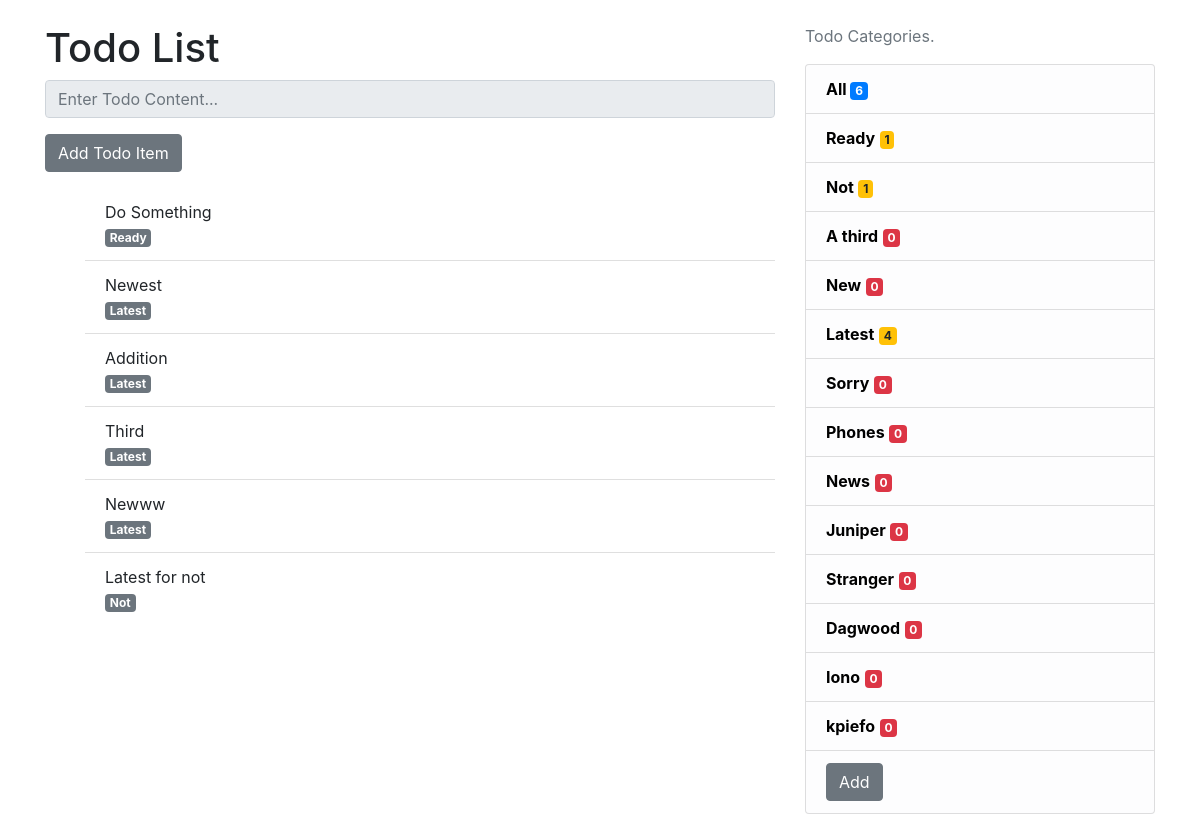
The page / on the database its author committed.
### todoapp/models.py (models this page shows)
class TodoListItem(models.Model):
    content = models.TextField()
    category = models.ForeignKey(TodoCategory, on_delete=models.CASCADE, default=1, related_name='items')
    username = models.CharField(max_length=30, default=1)

class TodoCategory(models.Model):
    name = models.CharField(max_length=30, unique=True)

### todoapp/views.py (the view)
# urls.py: path('', todoappView),
def todoappView(request, category_name=None):
    disabled = "disabled"
    all_todo_items = TodoListItem.objects.all()
    categories = TodoCategory.objects.all()
    category = None
    if category_name:
        category = TodoCategory.objects.filter(name=category_name)[0]
        disabled = ""
    print()
    return render(request, 'todolist.html',
    {'all_items':all_todo_items, "category":category, "disabled":disabled, "categories": categories})

### todoapp/templatetags/extras.py (called while the page is built)
@register.filter(name='color')
def color(num):
    num = len(num)
    if not num:
        return "danger"
    if 1 <= num <= 5:
        return "warning"
    if 5 < num <= 15:
        return "primary"
    else:
        return "success"

### templates/todolist.html (shortened to what this page needs)
<!DOCTYPE html>
<html lang="en">
<head>
    <link rel="stylesheet" href="https://stackpath.bootstrapcdn.com/bootstrap/4.5.0/css/bootstrap.min.css">
    {% load extras %}
</head>
<body>
    <div class="container">
        <div class="row mt-4">
            <div class="col-md-8">
                <h1>Todo List</h1>
                <form action="/addTodoItem/{{ category.name }}/" method = "post">{% csrf_token %}
                    <div class="form-group">
                        <input type="text" name="content" class="form-control" {{ disabled }} placeholder="Enter Todo Content..." required>
                    </div>
                    <div class="form-group">
                        <input type="submit" value="Add Todo Item" class="btn btn-secondary">
                    </div>
                </form>
                <ul class="list-group-flush">
                    {% if category %}
                    {% for i in category.items.all %}
                    <li class="list-group-item">{{i.content}}
                    <form action="/deleteTodoItem/{{i.id}}/{{ category.name }}/" method = "post" class="form-row">{% csrf_token %}
                        <div class="form-group col-auto" id="username-delete" style="display: none;">
                            <input type="text" name="delete-username" placeholder="Enter Username For Todo..." class="form-control" required>
                        </div>
                        <div class="col-auto">
                            <input class="btn btn-danger btn-sm" type="submit" value="Delete">
                        </div>
                    </form>
                    </li>
                    {% endfor %}
                    {% else %}
                    {% for i in all_items %}
                    <li class="list-group-item">{{i.content}}
                    <div>
                    <span class="badge badge-secondary">{{i.category.name}}</span>
                    </div>
                    </li>
                    {% endfor %}
                    {% endif %}
                </ul>
            </div>
            <aside class="col-md-4">
                <p class='text-muted'>Todo Categories.
                    <ul class="list-group">
                        <li class="list-group-item list-group-item-light"><a href="/todoapp/" class="font-weight-bold">All </a> <span class="badge badge-{{ all_items|color }}">{{ all_items|length }}</span></li>
                    {% for categorie in categories %}
                    <li class="list-group-item list-group-item-light {% if category == categorie %}active{% endif %}"><a href="/todoapp/{{categorie.name}}" class="font-weight-bold">{{ categorie.name }}</a> <span class="badge badge-{{categorie.items.all|color}}">{{ categorie.items.count }}</span></li>
                    {% endfor %}
                    <li id="category" class="list-group-item list-group-item-light">
                        <div class="form-row">
                            <div class="col-auto">
                                <input type="submit" value="Add" class="btn btn-secondary" id="add-category">
                            </div>
                        </div>
                    </li>
                    </ul>
                  </p>
            </aside>
        </div>
    </div>
</body>
</html>

### templates/todolist.html (style rules this page uses)
a { text-decoration: none; color: initial; }

### rows shown on the page
TodoListItem: content "Do Something", category.name "Ready"
TodoListItem: content "Newest", category.name "Latest"
TodoListItem: content "Addition", category.name "Latest"
TodoListItem: content "Third", category.name "Latest"
TodoListItem: content "Newww", category.name "Latest"
TodoListItem: content "Latest for not", category.name "Not"
TodoCategory: name "Ready", items.count "1"
TodoCategory: name "Not", items.count "1"
TodoCategory: name "A third", items.count "0"
TodoCategory: name "New", items.count "0"
TodoCategory: name "Latest", items.count "4"
TodoCategory: name "Sorry", items.count "0"
TodoCategory: name "Phones", items.count "0"
TodoCategory: name "News", items.count "0"
TodoCategory: name "Juniper", items.count "0"
TodoCategory: name "Stranger", items.count "0"
TodoCategory: name "Dagwood", items.count "0"
TodoCategory: name "Iono", items.count "0"
TodoCategory: name "kpiefo", items.count "0"

### other values the page prints
{{ all_items|length }} "6"
